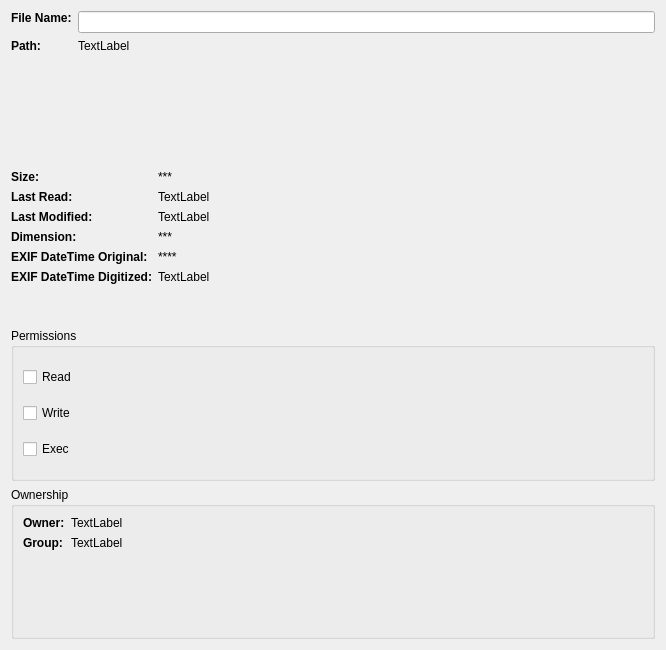
<?xml version="1.0" encoding="UTF-8"?>
<ui version="4.0">
 <class>FileGeneralInfo</class>
 <widget class="QWidget" name="FileGeneralInfo">
  <property name="geometry">
   <rect>
    <x>0</x>
    <y>0</y>
    <width>666</width>
    <height>650</height>
   </rect>
  </property>
  <property name="windowTitle">
   <string>Form</string>
  </property>
  <layout class="QVBoxLayout" name="verticalLayout">
   <item>
    <layout class="QFormLayout" name="formLayout_2">
     <item row="0" column="0">
      <widget class="QLabel" name="label_2">
       <property name="sizePolicy">
        <sizepolicy hsizetype="Fixed" vsizetype="Fixed">
         <horstretch>0</horstretch>
         <verstretch>0</verstretch>
        </sizepolicy>
       </property>
       <property name="font">
        <font>
         <weight>75</weight>
         <bold>true</bold>
        </font>
       </property>
       <property name="text">
        <string>File Name:</string>
       </property>
      </widget>
     </item>
     <item row="2" column="0">
      <widget class="QLabel" name="label_5">
       <property name="sizePolicy">
        <sizepolicy hsizetype="Fixed" vsizetype="Fixed">
         <horstretch>0</horstretch>
         <verstretch>0</verstretch>
        </sizepolicy>
       </property>
       <property name="font">
        <font>
         <weight>75</weight>
         <bold>true</bold>
        </font>
       </property>
       <property name="text">
        <string>Path:</string>
       </property>
      </widget>
     </item>
     <item row="0" column="1">
      <widget class="QLineEdit" name="fileName"/>
     </item>
     <item row="2" column="1">
      <widget class="QLabel" name="filePath">
       <property name="sizePolicy">
        <sizepolicy hsizetype="Preferred" vsizetype="Fixed">
         <horstretch>0</horstretch>
         <verstretch>0</verstretch>
        </sizepolicy>
       </property>
       <property name="text">
        <string>TextLabel</string>
       </property>
      </widget>
     </item>
    </layout>
   </item>
   <item>
    <layout class="QFormLayout" name="infoLayout">
     <property name="fieldGrowthPolicy">
      <enum>QFormLayout::ExpandingFieldsGrow</enum>
     </property>
     <item row="0" column="0">
      <widget class="QLabel" name="label_4">
       <property name="sizePolicy">
        <sizepolicy hsizetype="Fixed" vsizetype="Fixed">
         <horstretch>0</horstretch>
         <verstretch>0</verstretch>
        </sizepolicy>
       </property>
       <property name="font">
        <font>
         <weight>75</weight>
         <bold>true</bold>
        </font>
       </property>
       <property name="text">
        <string>Size:</string>
       </property>
      </widget>
     </item>
     <item row="0" column="1">
      <widget class="QLabel" name="fileSize">
       <property name="sizePolicy">
        <sizepolicy hsizetype="Fixed" vsizetype="Preferred">
         <horstretch>0</horstretch>
         <verstretch>0</verstretch>
        </sizepolicy>
       </property>
       <property name="text">
        <string>***</string>
       </property>
      </widget>
     </item>
     <item row="1" column="0">
      <widget class="QLabel" name="label_7">
       <property name="font">
        <font>
         <weight>75</weight>
         <bold>true</bold>
        </font>
       </property>
       <property name="text">
        <string>Last Read:</string>
       </property>
      </widget>
     </item>
     <item row="1" column="1">
      <widget class="QLabel" name="fileLastRead">
       <property name="text">
        <string>TextLabel</string>
       </property>
      </widget>
     </item>
     <item row="2" column="0">
      <widget class="QLabel" name="label_9">
       <property name="font">
        <font>
         <weight>75</weight>
         <bold>true</bold>
        </font>
       </property>
       <property name="text">
        <string>Last Modified:</string>
       </property>
      </widget>
     </item>
     <item row="2" column="1">
      <widget class="QLabel" name="fileLastModified">
       <property name="text">
        <string>TextLabel</string>
       </property>
      </widget>
     </item>
     <item row="4" column="0">
      <widget class="QLabel" name="label_3">
       <property name="sizePolicy">
        <sizepolicy hsizetype="Fixed" vsizetype="Fixed">
         <horstretch>0</horstretch>
         <verstretch>0</verstretch>
        </sizepolicy>
       </property>
       <property name="font">
        <font>
         <weight>75</weight>
         <bold>true</bold>
        </font>
       </property>
       <property name="text">
        <string>Dimension:</string>
       </property>
      </widget>
     </item>
     <item row="4" column="1">
      <widget class="QLabel" name="imageDimension">
       <property name="sizePolicy">
        <sizepolicy hsizetype="Fixed" vsizetype="Preferred">
         <horstretch>0</horstretch>
         <verstretch>0</verstretch>
        </sizepolicy>
       </property>
       <property name="text">
        <string>***</string>
       </property>
      </widget>
     </item>
     <item row="5" column="0">
      <widget class="QLabel" name="label_6">
       <property name="sizePolicy">
        <sizepolicy hsizetype="Fixed" vsizetype="Fixed">
         <horstretch>0</horstretch>
         <verstretch>0</verstretch>
        </sizepolicy>
       </property>
       <property name="font">
        <font>
         <weight>75</weight>
         <bold>true</bold>
        </font>
       </property>
       <property name="text">
        <string>EXIF DateTime Original:</string>
       </property>
      </widget>
     </item>
     <item row="5" column="1">
      <widget class="QLabel" name="exifDateTimeOriginal">
       <property name="sizePolicy">
        <sizepolicy hsizetype="Fixed" vsizetype="Preferred">
         <horstretch>0</horstretch>
         <verstretch>0</verstretch>
        </sizepolicy>
       </property>
       <property name="text">
        <string>****</string>
       </property>
      </widget>
     </item>
     <item row="6" column="0">
      <widget class="QLabel" name="label_10">
       <property name="sizePolicy">
        <sizepolicy hsizetype="Fixed" vsizetype="Fixed">
         <horstretch>0</horstretch>
         <verstretch>0</verstretch>
        </sizepolicy>
       </property>
       <property name="font">
        <font>
         <weight>75</weight>
         <bold>true</bold>
        </font>
       </property>
       <property name="text">
        <string>EXIF DateTime Digitized:</string>
       </property>
      </widget>
     </item>
     <item row="6" column="1">
      <widget class="QLabel" name="label_11">
       <property name="text">
        <string>TextLabel</string>
       </property>
      </widget>
     </item>
    </layout>
   </item>
   <item>
    <widget class="QGroupBox" name="groupBox_2">
     <property name="title">
      <string>Permissions</string>
     </property>
     <layout class="QVBoxLayout" name="verticalLayout_3">
      <item>
       <widget class="QCheckBox" name="fileReadPermission">
        <property name="text">
         <string>Read</string>
        </property>
       </widget>
      </item>
      <item>
       <widget class="QCheckBox" name="fileWritePermission">
        <property name="text">
         <string>Write</string>
        </property>
       </widget>
      </item>
      <item>
       <widget class="QCheckBox" name="fileExecPermission">
        <property name="text">
         <string>Exec</string>
        </property>
       </widget>
      </item>
     </layout>
    </widget>
   </item>
   <item>
    <widget class="QGroupBox" name="groupBox">
     <property name="title">
      <string>Ownership</string>
     </property>
     <layout class="QVBoxLayout" name="verticalLayout_2">
      <item>
       <layout class="QFormLayout" name="formLayout">
        <item row="0" column="0">
         <widget class="QLabel" name="label">
          <property name="font">
           <font>
            <weight>75</weight>
            <bold>true</bold>
           </font>
          </property>
          <property name="text">
           <string>Owner:</string>
          </property>
         </widget>
        </item>
        <item row="0" column="1">
         <widget class="QLabel" name="fileOwner">
          <property name="text">
           <string>TextLabel</string>
          </property>
         </widget>
        </item>
        <item row="1" column="0">
         <widget class="QLabel" name="label_8">
          <property name="font">
           <font>
            <weight>75</weight>
            <bold>true</bold>
           </font>
          </property>
          <property name="text">
           <string>Group:</string>
          </property>
         </widget>
        </item>
        <item row="1" column="1">
         <widget class="QLabel" name="fileGroup">
          <property name="text">
           <string>TextLabel</string>
          </property>
         </widget>
        </item>
       </layout>
      </item>
     </layout>
    </widget>
   </item>
  </layout>
 </widget>
 <resources/>
 <connections/>
</ui>
